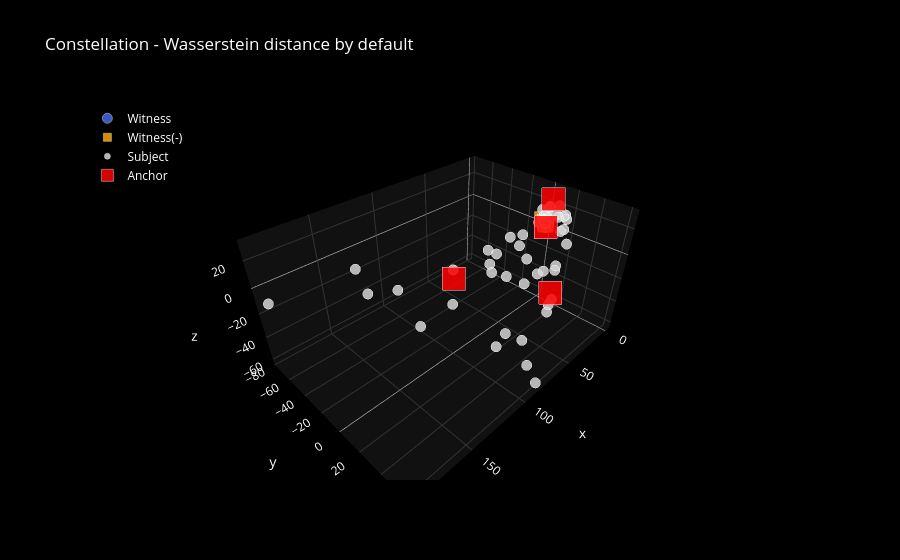

The cell this chart's notebook holds for it:
### Code cell
constellation_representation(style, roles, labels, title = 'Constellation - Wasserstein distance by default', save = True, save_as='Protein constellation')

### Figure 1 — Plotly figure (JSON) as saved in the notebook; plotly's stock layout.template omitted (floating-point values rounded to 4 significant figures; data arrays with more than 128 entries replaced by an {"elided": "..."} marker saying what was removed)
{"data": [{"hovertemplate": "<b>%{text}</b><br>x=%{x:.2f}, y=%{y:.2f}, z=%{z:.2f}<extra></extra>", "marker": {"color": "royalblue", "line": {"color": "white", "width": 0.5}, "opacity": 0.85, "size": 10, "symbol": "circle"}, "mode": "markers", "name": "Witness", "text": ["HbA (chaînes α)", "Cytoglobine humaine", "Myoglobine", "FHb", "Trunc-Hb N", "HemAT", "GbE", "Hb extracellulaire", "Trunc-Hb O", "Neuroglobine humaine"], "textfont": {"color": ["lightgray", "lightgray", "lightgray", "lightgray", "lightgray", "lightgray", "lightgray", "lightgray", "lightgray", "lightgray"], "size": 12}, "textposition": "top center", "type": "scatter3d", "x": [2.125, 2.533, 2.324, 2.784, 3.014, 3.426, 1.602, 1.967, 3.978, 2.074], "y": [0.6324, 0.3186, 0.5413, 0.3752, 0.6706, 1.316, 0.4867, 0.5824, 0.679, 0.4924], "z": [3.987, 4.363, 4.353, 5.714, 5.57, 7.56, 3.165, 3.75, 6.906, 3.671]}, {"hovertemplate": "<b>%{text}</b><br>x=%{x:.2f}, y=%{y:.2f}, z=%{z:.2f}<extra></extra>", "marker": {"color": "orange", "line": {"color": "white", "width": 0.5}, "opacity": 0.85, "size": 8, "symbol": "square"}, "mode": "markers", "name": "Witness(-)", "text": ["Triose phosphate isomérase", "Lactate déshydrogénase", "Ribonucléase A", "Cytochrome b562"], "textfont": {"color": ["lightgray", "lightgray", "lightgray", "lightgray"], "size": 12}, "textposition": "top center", "type": "scatter3d", "x": [3.242, 7.321, 1.794, 1.445], "y": [0.7463, 0.8943, 0.6245, 0.5324], "z": [5.65, 9.537, 3.731, 3.045]}, {"hovertemplate": "<b>%{text}</b><br>x=%{x:.2f}, y=%{y:.2f}, z=%{z:.2f}<extra></extra>", "marker": {"color": "lightgray", "line": {"color": "white", "width": 0.5}, "opacity": 0.85, "size": 6, "symbol": "circle"}, "mode": "markers", "name": "Subject", "text": {"elided": "152 str values"}, "textfont": {"color": {"elided": "152 str values"}, "size": 12}, "textposition": "top center", "type": "scatter3d", "x": {"elided": "152 float values"}, "y": {"elided": "152 float values"}, "z": {"elided": "152 float values"}}, {"hovertemplate": "<b>%{text}</b><br>x=%{x:.2f}, y=%{y:.2f}, z=%{z:.2f}<extra></extra>", "marker": {"color": "red", "line": {"color": "white", "width": 0.5}, "opacity": 0.85, "size": 12, "symbol": "square"}, "mode": "markers", "name": "Anchor", "text": ["Protoglobine", "IgG domaine variable", "GbX", "miniHb"], "textfont": {"color": ["lightgray", "lightgray", "lightgray", "lightgray"], "size": 12}, "textposition": "top center", "type": "scatter3d", "x": [0, 69.44, 13.81, 100], "y": [0, 52.85, 11.92, 0], "z": [0, 0, 31.24, 0]}], "layout": {"font": {"color": "white"}, "legend": {"x": 0.01, "y": 0.99}, "paper_bgcolor": "black", "scene": {"bgcolor": "black", "xaxis": {"color": "white", "gridcolor": "#333", "title": {"text": "x"}}, "yaxis": {"color": "white", "gridcolor": "#333", "title": {"text": "y"}}, "zaxis": {"color": "white", "gridcolor": "#333", "title": {"text": "z"}}}, "title": {"text": "Constellation - Wasserstein distance by default"}}}
